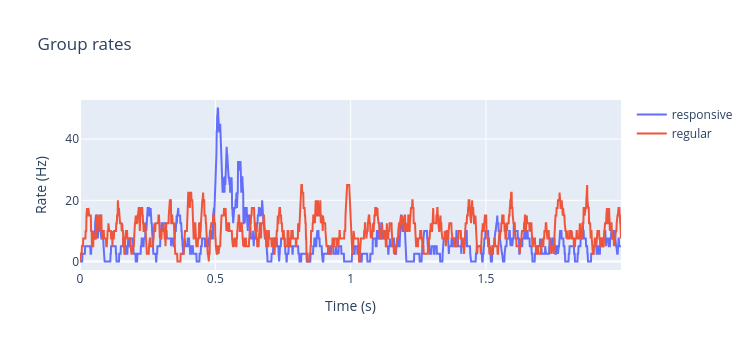

The cell this chart's notebook holds for it:
### Markdown cell above
Like `spike_raster`, it takes a list of trains or a flat time array with `neuron_ids`, plus `time_range` and `neuron_range`. The returned figure can be adjusted with Plotly's methods, as `update_xaxes` above.

## 3. Time Series

`interactive_line_plot(x, ys, labels)` draws several traces against a common x-axis; clicking a legend entry hides or shows a trace. Here, the population rate of each group, smoothed with a 20 ms window:

### Code cell
kernel = np.ones(20) / 20
binned = np.zeros((2, t_grid.size))
for g, sl in enumerate([slice(0, 20), slice(20, 40)]):
    np.add.at(binned[g], np.minimum((np.concatenate(spikes[sl]) / dt).astype(int), t_grid.size - 1), 1)
group_rate = [np.convolve(b / 20 / dt, kernel, mode="same") for b in binned]
fig = braintools.visualize.interactive_line_plot(t_grid, group_rate, labels=["responsive", "regular"],
                                                 title="Group rates", xlabel="Time (s)", ylabel="Rate (Hz)",
                                                 width=750, height=350)
fig

### Figure 1 — Plotly figure (JSON) as saved in the notebook; plotly's stock layout.template omitted (floating-point values rounded to 4 significant figures; data arrays with more than 128 entries replaced by an {"elided": "..."} marker saying what was removed)
{"data": [{"hovertemplate": "responsive<br>X: %{x}<br>Y: %{y}<extra></extra>", "mode": "lines", "name": "responsive", "type": "scatter", "x": {"elided": "2000 float values"}, "y": {"elided": "2000 float values"}}, {"hovertemplate": "regular<br>X: %{x}<br>Y: %{y}<extra></extra>", "mode": "lines", "name": "regular", "type": "scatter", "x": {"elided": "2000 float values"}, "y": {"elided": "2000 float values"}}], "layout": {"height": 350, "hovermode": "x unified", "title": {"text": "Group rates"}, "width": 750, "xaxis": {"title": {"text": "Time (s)"}}, "yaxis": {"title": {"text": "Rate (Hz)"}}}}
